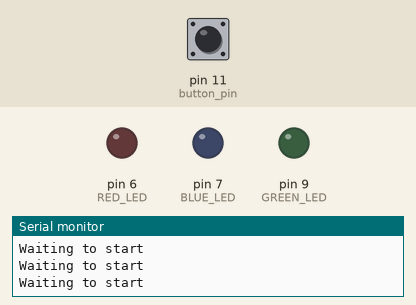
Simulated run of this sketch. Board: Arduino Uno, built for the host (arithmetic inside an expression is 32-bit, double 64-bit). Parts: output pins drawn as LEDs (lit = HIGH), the last lines printed to the serial monitor. Inputs (shaded band) come from the test bench; at power-on: pin 11 (button_pin) LOW. At 5.0 s the program restarts the board; the recording ends there.

Above: at 1.8 s.
1.9 s: pin 11 (button_pin) pulled HIGH for 0.15 s
At 4.63 s:
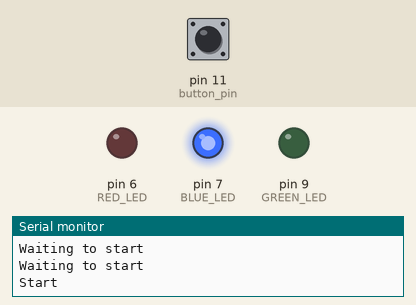
5.0 s: pin 11 (button_pin) driven HIGH
Timing chart, 0 to 5.0 s (numbered marks = the images above; inputs shaded):
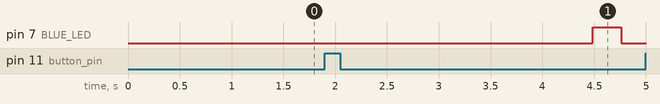

Measured:
- after the input at 1.9 s, pin 7 (BLUE_LED): LOW → HIGH after 2.6 s, → LOW 0.28 s later

The sketch:

button_start_and_LED_blink.ino
```cpp
int button_pin = 11;
bool start = false;

int RED_LED = 6;
int GREEN_LED = 9;
int BLUE_LED = 7;

bool LED = false;

int loopCounter = 0;


//---------------------------------
void(* resetFunc) (void) = 0; //  claim the position --> ISSUE


void IRS(){
  Serial.println("RESET");//have to reopen serial comms to see.
  resetFunc();
}

void setup() {
  pinMode(button_pin, INPUT_PULLDOWN); // initialize front right sensor as as input (will still 0 for nothing 1 for on.)


  pinMode(RED_LED, OUTPUT);
  pinMode(GREEN_LED, OUTPUT);
  pinMode(BLUE_LED, OUTPUT);

  // Initialize Serial Communication at 9600 baud rate
  Serial.begin(9600);
  delay(1000); // Ensure serial communication is fully set up
  while (!start) {
    start=digitalRead(button_pin);
    Serial.println("Waiting to start");
  }
  Serial.println("Start");
  delay(2000);
  attachInterrupt(digitalPinToInterrupt(button_pin), IRS, CHANGE);
}


void loop() {
  delay(25);
  // (The rest of your existing loop code goes here)


  // LED control logic
  if(loopCounter >= 10) { // Toggle LED every 10 iterations
    LED = !LED; // Toggle the LED state
    if (LED == true){
      digitalWrite(BLUE_LED, LOW);
    }
    else{
      digitalWrite(BLUE_LED, HIGH);
    }
    loopCounter = 0; // Reset counter
  } else {
    loopCounter++; // Increment counter
  }

}
```
